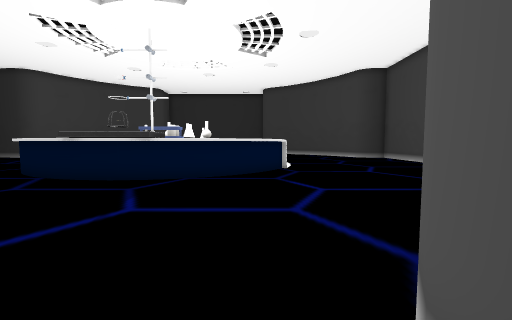
[1] (above)

19 first-person views from a walk through a 3-D level made in the Unity game engine. The camera is 1.3 m above the floor, tilts 4° down and sees 90° across. The floor is counted in squares, 1 m on a side. Each view is taken from the middle of a square. On the plan, view 1 faces up. The plan holds only what a view shows up to about 13 squares ahead; the rest is blank. The place goes on beyond the plan. The player character is not drawn. Some surface patterns are stand-ins.

[2]
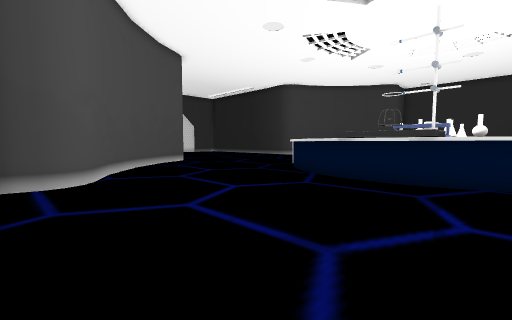

[3]
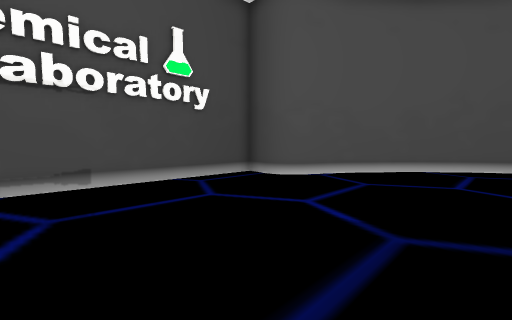

[4]
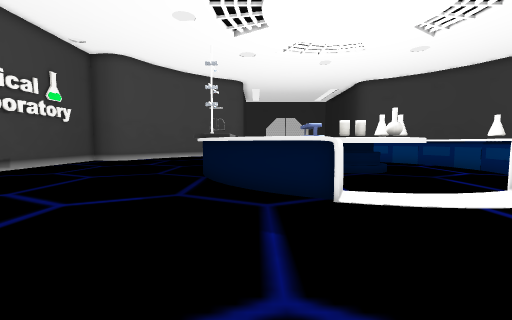

[5]
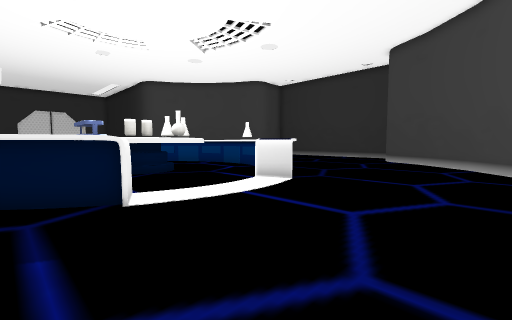

[6]
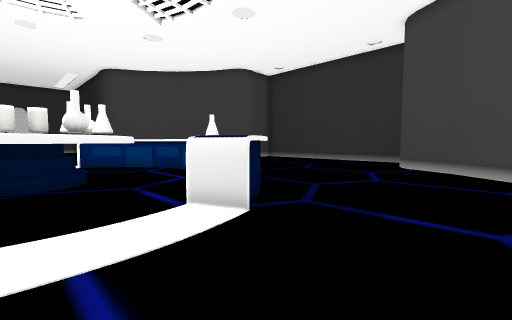

[7]
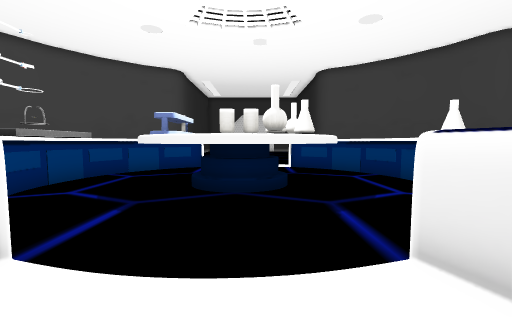

[8]
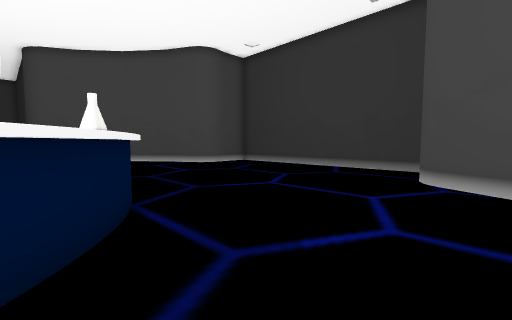

[9]
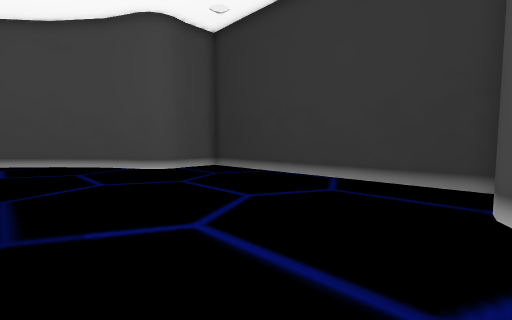

[10]
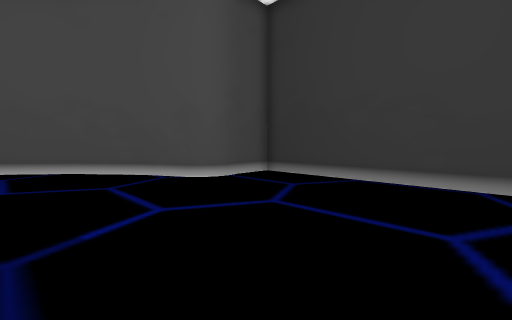

[11]
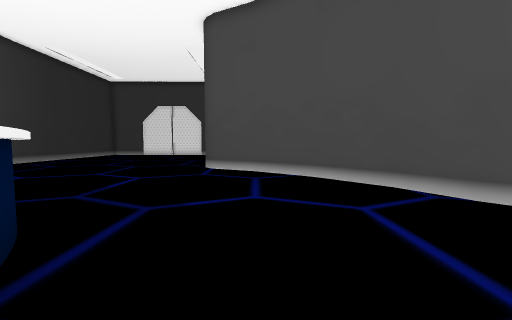

[12]
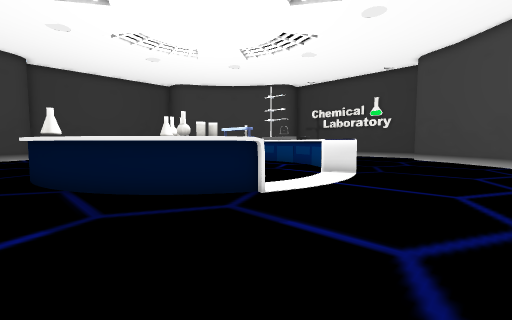

[13]
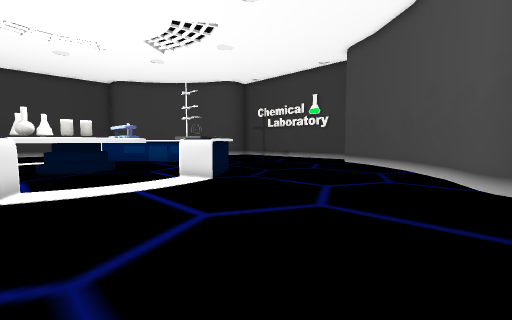

[14]
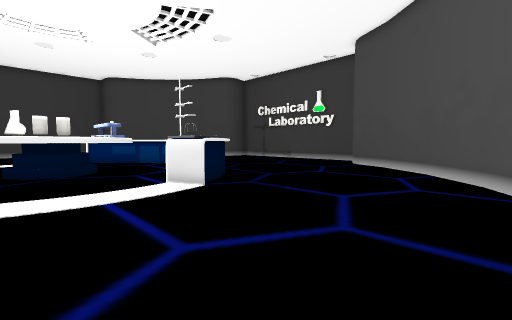

[15]
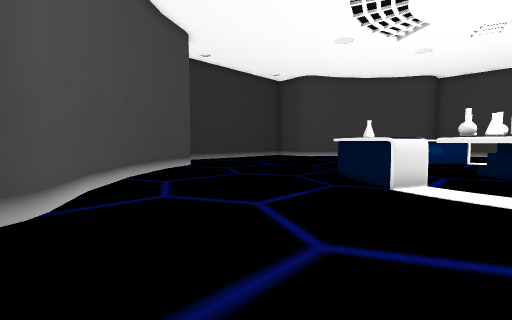

[16]
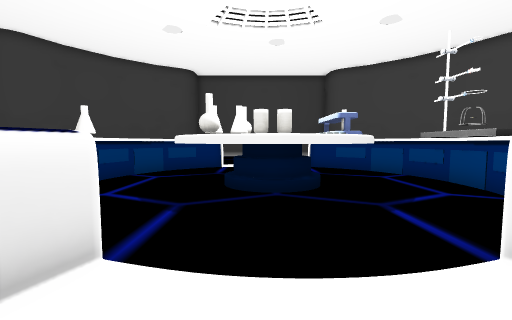

[17]
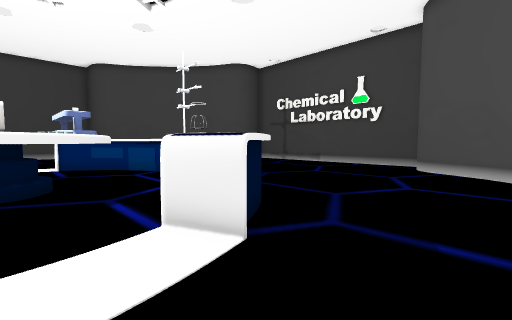

[18]
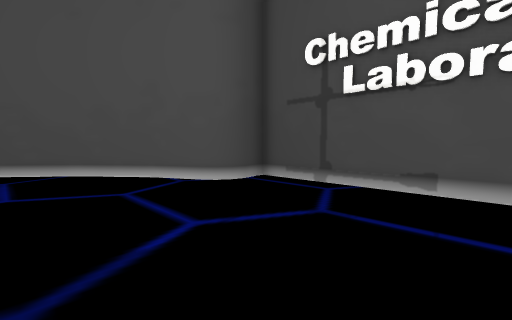

[19]
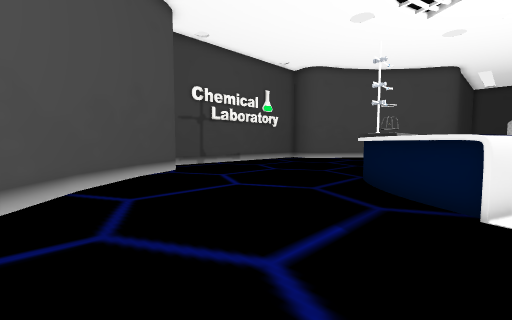

### Floor plan
Key: @ floor where view 1 was taken; # wall or solid block; . floor; ^ raised ledge; O other object.
Columns run from 19 left of view 1 to 7 right of it. Each row starts with its distance up from view 1.
 33         #############
 32         #       .
 31         #       .
 30         #       ....#
 29       ###       .   ###
 28      ##.    .....    .##
 27     ## ..  ..   .      ##
 26         .....   .....
 25   #    ..   .   .   ..
 24  ##    .    .....   ..
 23  #..   ..       .   ..
 22 ##..    ...^^^^O^^...
 21    .   ...^^^^^^^^^..
 20    ......^^^.....^^^.....
 19    ..  .^^  .   ...^^.  .
 18 .  .   .^^..#^^^...^^.
 17  . .   ... .^O^^O. ...
 16 .  ....... ^ ^^^O^  .....
 15    ......  ^ ^^^ ^  ......
 14    .   ... .^OOO^. ...  ..
 13    .   .^^... O ...^^.   ..
 12    ..  .^^...   .  ^^.  ..
 11     .....^^^.....^^^..... .
 10        .. ^^^###^^^..   ..
  9 ##..    .  ^^###^^...    .
  8  #..   ..   .  ..       ..
  7  ##    .    .....    .....#
  6   #    ..   .   .   ..  ..#
  5         .....   .....    ##
  4     ##     ..   .   .  ##
  3      ##     .....   ..##
  2       ###   .   .   ###
  1         #....   .   #
  0         #  ..   .. @#
 -1          ###########

Where each view was taken, in squares from view 1:
view 1: 0 up, 0 right, facing up
view 2: 0 up, 2 left, facing up-left
view 3: 8 up, 3 left, facing down-left
view 4: 11 up, 7 right, facing left
view 5: 11 up, 7 right, facing up-left
view 6: 15 up, 5 right, facing up-left
view 7: 16 up, 3 right, facing left
view 8: 20 up, 3 right, facing up-left
view 9: 24 up, 1 right, facing up-left
view 10: 24 up, 3 left, facing up-left
view 11: 24 up, 6 left, facing left
view 12: 23 up, 16 left, facing down-right
view 13: 18 up, 19 left, facing down-right
view 14: 17 up, 18 left, facing down-right
view 15: 16 up, 19 left, facing up-right
view 16: 16 up, 13 left, facing right
view 17: 15 up, 14 left, facing down-right
view 18: 7 up, 6 left, facing down-right
view 19: 13 up, 7 right, facing down-left
